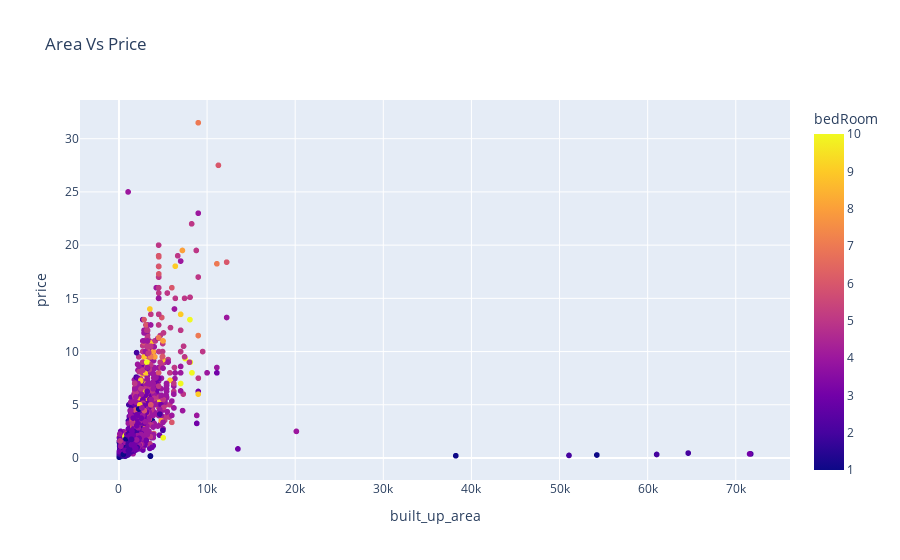

The notebook cell this image was saved under:
### Code cell
fig = px.scatter(df, x="built_up_area", y="price", color="bedRoom", title="Area Vs Price")

# Show the plot
fig.show()

### Figure 1 — Plotly figure (JSON) as saved in the notebook; plotly's stock layout.template omitted (floating-point values rounded to 4 significant figures; data arrays with more than 128 entries replaced by an {"elided": "..."} marker saying what was removed)
{"data": [{"hovertemplate": "built_up_area=%{x}<br>price=%{y}<br>bedRoom=%{marker.color}<extra></extra>", "legendgroup": "", "marker": {"color": {"elided": "3554 int values"}, "coloraxis": "coloraxis", "symbol": "circle"}, "mode": "markers", "name": "", "showlegend": false, "type": "scattergl", "x": {"elided": "3554 float values"}, "xaxis": "x", "y": {"elided": "3554 float values"}, "yaxis": "y"}], "layout": {"autosize": true, "coloraxis": {"colorbar": {"title": {"text": "bedRoom"}}, "colorscale": [[0, "#0d0887"], [0.1111, "#46039f"], [0.2222, "#7201a8"], [0.3333, "#9c179e"], [0.4444, "#bd3786"], [0.5556, "#d8576b"], [0.6667, "#ed7953"], [0.7778, "#fb9f3a"], [0.8889, "#fdca26"], [1, "#f0f921"]]}, "legend": {"tracegroupgap": 0}, "title": {"text": "Area Vs Price"}, "xaxis": {"anchor": "y", "autorange": true, "domain": [0, 1], "range": [-4318.0, 76050.0], "title": {"text": "built_up_area"}, "type": "linear"}, "yaxis": {"anchor": "x", "autorange": true, "domain": [0, 1], "range": [-2.524, 34.09], "title": {"text": "price"}, "type": "linear"}}}
